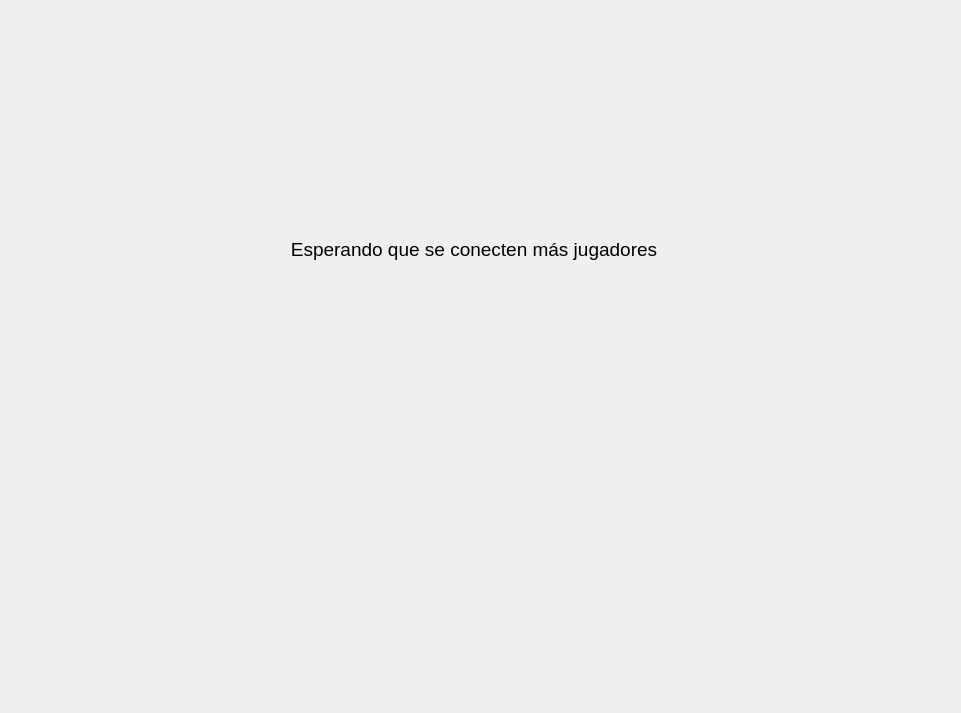
<?xml version="1.0" encoding="UTF-8"?>
<ui version="4.0">
 <class>WaitingRoom</class>
 <widget class="QWidget" name="WaitingRoom">
  <property name="geometry">
   <rect>
    <x>0</x>
    <y>0</y>
    <width>961</width>
    <height>713</height>
   </rect>
  </property>
  <property name="windowTitle">
   <string>Left4Dead</string>
  </property>
  <widget class="QWidget" name="layoutWidget">
   <property name="geometry">
    <rect>
     <x>20</x>
     <y>10</y>
     <width>914</width>
     <height>661</height>
    </rect>
   </property>
   <layout class="QHBoxLayout" name="main_6">
    <item>
     <spacer name="horizontalSpacer_11">
      <property name="orientation">
       <enum>Qt::Horizontal</enum>
      </property>
      <property name="sizeType">
       <enum>QSizePolicy::Fixed</enum>
      </property>
      <property name="sizeHint" stdset="0">
       <size>
        <width>200</width>
        <height>20</height>
       </size>
      </property>
     </spacer>
    </item>
    <item>
     <widget class="QFrame" name="frame_20">
      <property name="sizePolicy">
       <sizepolicy hsizetype="Fixed" vsizetype="Preferred">
        <horstretch>0</horstretch>
        <verstretch>0</verstretch>
       </sizepolicy>
      </property>
      <property name="minimumSize">
       <size>
        <width>500</width>
        <height>0</height>
       </size>
      </property>
      <property name="styleSheet">
       <string notr="true">background-color: rgb(239, 239, 239);</string>
      </property>
      <property name="frameShape">
       <enum>QFrame::NoFrame</enum>
      </property>
      <property name="frameShadow">
       <enum>QFrame::Plain</enum>
      </property>
      <widget class="QWidget" name="verticalLayoutWidget_6">
       <property name="geometry">
        <rect>
         <x>0</x>
         <y>0</y>
         <width>494</width>
         <height>562</height>
        </rect>
       </property>
       <layout class="QVBoxLayout" name="verticalLayout_16">
        <item>
         <widget class="QFrame" name="title_6">
          <property name="sizePolicy">
           <sizepolicy hsizetype="Maximum" vsizetype="Maximum">
            <horstretch>0</horstretch>
            <verstretch>0</verstretch>
           </sizepolicy>
          </property>
          <property name="minimumSize">
           <size>
            <width>492</width>
            <height>190</height>
           </size>
          </property>
          <property name="styleSheet">
           <string notr="true">background-image: url(&quot;:/newPrefix/logo.png&quot;);</string>
          </property>
          <property name="frameShape">
           <enum>QFrame::NoFrame</enum>
          </property>
          <property name="frameShadow">
           <enum>QFrame::Raised</enum>
          </property>
          <layout class="QVBoxLayout" name="verticalLayout_17"/>
         </widget>
        </item>
        <item>
         <widget class="QLabel" name="InfoLabel">
          <property name="font">
           <font>
            <pointsize>14</pointsize>
           </font>
          </property>
          <property name="text">
           <string>Esperando que se conecten más jugadores</string>
          </property>
          <property name="alignment">
           <set>Qt::AlignCenter</set>
          </property>
         </widget>
        </item>
        <item>
         <widget class="QLabel" name="gameCodeLabel">
          <property name="font">
           <font>
            <pointsize>14</pointsize>
           </font>
          </property>
          <property name="text">
           <string/>
          </property>
          <property name="alignment">
           <set>Qt::AlignCenter</set>
          </property>
         </widget>
        </item>
        <item>
         <widget class="QLabel" name="playersInfoLabel">
          <property name="font">
           <font>
            <pointsize>14</pointsize>
           </font>
          </property>
          <property name="text">
           <string/>
          </property>
          <property name="alignment">
           <set>Qt::AlignCenter</set>
          </property>
         </widget>
        </item>
        <item>
         <widget class="QLabel" name="counterLabel">
          <property name="font">
           <font>
            <pointsize>14</pointsize>
           </font>
          </property>
          <property name="text">
           <string/>
          </property>
          <property name="alignment">
           <set>Qt::AlignCenter</set>
          </property>
         </widget>
        </item>
       </layout>
      </widget>
     </widget>
    </item>
    <item>
     <spacer name="horizontalSpacer_12">
      <property name="orientation">
       <enum>Qt::Horizontal</enum>
      </property>
      <property name="sizeType">
       <enum>QSizePolicy::Fixed</enum>
      </property>
      <property name="sizeHint" stdset="0">
       <size>
        <width>200</width>
        <height>13</height>
       </size>
      </property>
     </spacer>
    </item>
   </layout>
  </widget>
 </widget>
 <resources>
  <include location="logo.qrc"/>
 </resources>
 <connections/>
</ui>
